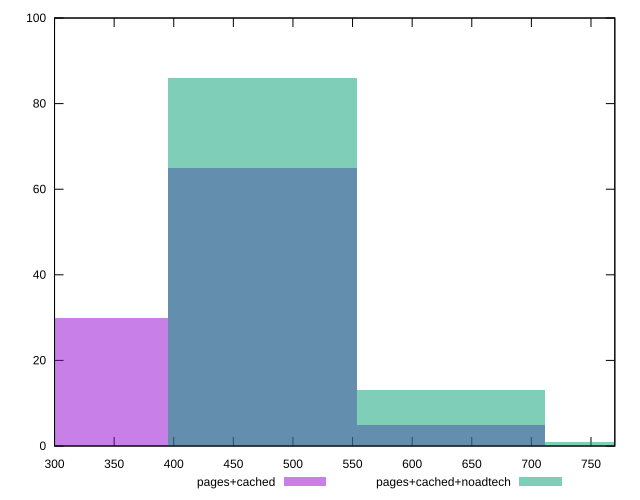

This figure's gnuplot source:
reset

$pagesCached <<EOF
632.573544944728 5
474.43015870854606 65
316.286772472364 30
EOF

$pagesCachedNoadtech <<EOF
474.43015870854606 86
632.573544944728 13
790.71693118091 1
EOF

set key outside below
set boxwidth 158.143386236182
set xrange [300:770]
set yrange [0:100]
set trange [0:100]
set style fill transparent solid 0.5 noborder
set terminal svg size 640, 500 enhanced background rgb 'white'
set output "report_00017_2021-02-10T15-08-03.406Z/uses-webp-images/comparison/histogram/1_vs_2.svg"

plot $pagesCached title "pages+cached" with boxes, \
     $pagesCachedNoadtech title "pages+cached+noadtech" with boxes

reset
